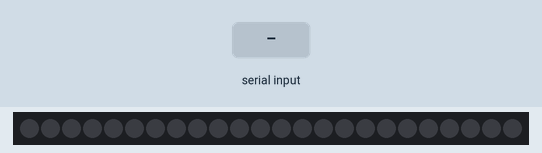
Bench run of a sketch on a simulated Arduino Uno, built with avr-gcc and run on an emulated ATmega328P. Parts: 24 RGB LEDs in strip order, left to right. Inputs (shaded band) come from the test bench. Dim RGB values are drawn brighter than linear; the strip is taken to match the declared colour order; what the sketch prints to the serial monitor is not drawn.

Above: at 1.2 s.
1.3 s: "a" received over Serial
At 1.8 s:
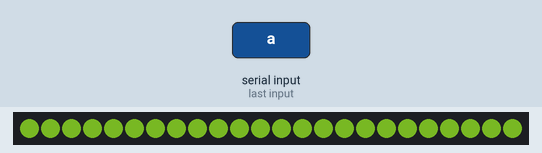
2.8 s: "b" received over Serial
At 3.5 s:
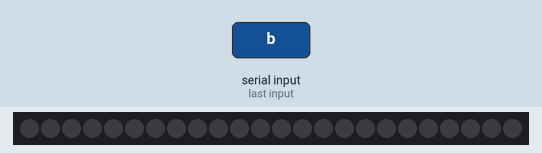
Timing chart, 0 to 5.8 s (numbered marks = the images above; inputs shaded):
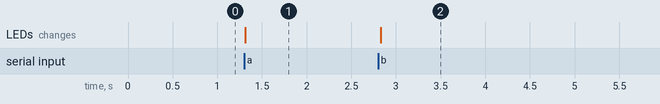

Measured:
- after the input at 1.3 s, the LEDs: change at once (image 1)
- after the input at 2.8 s, the LEDs: change at once (image 2)

The sketch:

RGB.ino
```cpp
#include <Adafruit_NeoPixel.h>

#define PIN 0
#define MAX_LED 24

Adafruit_NeoPixel strip = Adafruit_NeoPixel( MAX_LED, PIN, NEO_RGB + NEO_KHZ800 );

void setup()
{
  Serial.begin(9600);
  strip.begin();           //初始化Adafruit_NeoPixel；
  strip.show();           //显示所有LED为关状态;
}

void loop()
{
  Serial.println("Send: a:blink; b:blowout");
  if (Serial.available()) {
    char ch = Serial.read();
    if (ch == 'a') {
      _blink();
    }
    if (ch == 'b') {
      _blowout();
    }
  }
  //LED_breath(50);
  //rainbow(50);
}
void _blink() {
  strip.clear();
  strip.setBrightness(69);
  strip.fill(strip.Color(166, 255, 50));
  strip.show();
}
void _blowout() {
  strip.clear();
  strip.setBrightness(0);
  strip.show();
}
void LED_breath(int wait) {
  int brightness;
  for (brightness = 0; brightness <= 255; brightness += 5) {
    strip.clear();
    strip.setBrightness(brightness);
    strip.fill(strip.Color(166, 255, 50));
    strip.show();
    delay(wait);
  }
  for (brightness -= 5; brightness >= 0; brightness -= 5) {
    strip.clear();
    strip.setBrightness(brightness);
    strip.fill(strip.Color(166, 255, 50));
    strip.show();
    delay(wait);
  }
}
void rainbow(int wait) {
  for (long firstPixelHue = 0; firstPixelHue < 5 * 65536; firstPixelHue += 256) {
    for (int i = 0; i < MAX_LED; i++) {
      int pixelHue = firstPixelHue + 65536L;
      strip.setPixelColor(i, strip.gamma32(strip.ColorHSV(pixelHue)));
    }
    strip.show(); // Update strip with new contents
    delay(wait);  // Pause for a moment
  }
}
```
